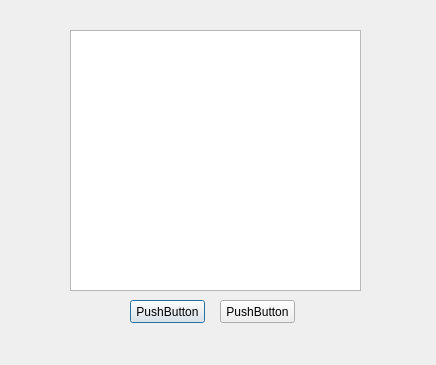
<?xml version="1.0" encoding="UTF-8"?>
<ui version="4.0">
 <class>DialogSec</class>
 <widget class="QDialog" name="DialogSec">
  <property name="geometry">
   <rect>
    <x>0</x>
    <y>0</y>
    <width>436</width>
    <height>365</height>
   </rect>
  </property>
  <property name="windowTitle">
   <string>Dialog</string>
  </property>
  <widget class="QPlainTextEdit" name="plainTextEdit">
   <property name="geometry">
    <rect>
     <x>70</x>
     <y>30</y>
     <width>291</width>
     <height>261</height>
    </rect>
   </property>
  </widget>
  <widget class="QPushButton" name="pushButton">
   <property name="geometry">
    <rect>
     <x>130</x>
     <y>300</y>
     <width>75</width>
     <height>23</height>
    </rect>
   </property>
   <property name="text">
    <string>PushButton</string>
   </property>
  </widget>
  <widget class="QPushButton" name="pushButton_2">
   <property name="geometry">
    <rect>
     <x>220</x>
     <y>300</y>
     <width>75</width>
     <height>23</height>
    </rect>
   </property>
   <property name="text">
    <string>PushButton</string>
   </property>
  </widget>
 </widget>
 <resources/>
 <connections/>
</ui>
